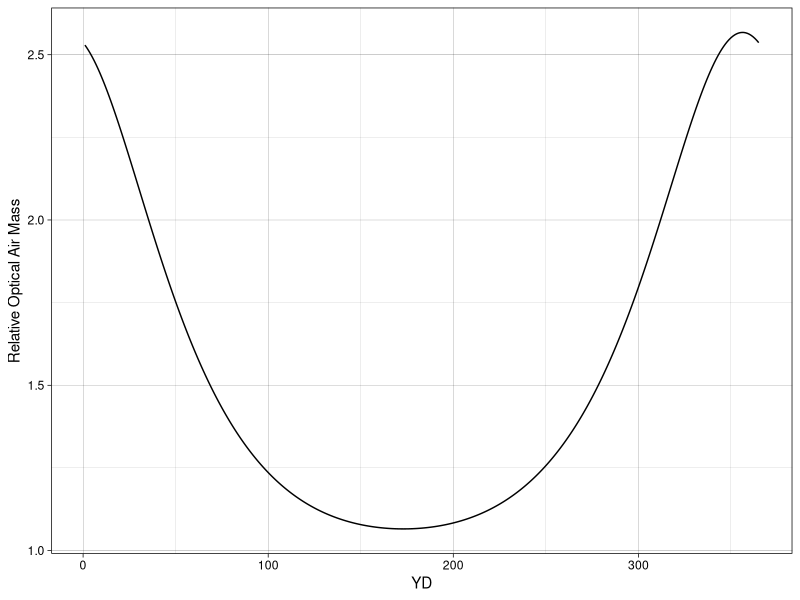
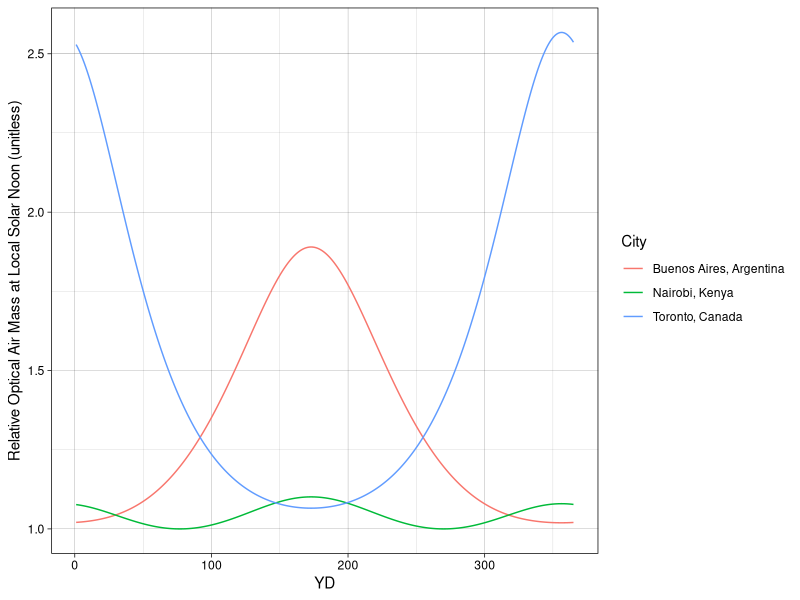

Recreate these plots in R, in order.
# Solar Radiation
# Day 2

library(ggplot2)
library(tidyr)

#####
# Lecture 4
#####

# 1. relative optical air mass at solar noon through the year

# some functions
# from previously
radToDeg <- function(r) {return(r * (180/pi))}
degToRad <- function(deg) {return(deg*(pi/180))}

getGamma <- function(yd) {return((2*pi)/365 * (yd-1))} # returned in radians!
getDelta <- function(gamma) {
  delta <- 0.006918 - 0.399912*cos(gamma) + 0.070257*sin(gamma) - 
    0.006758*cos(2*gamma) + 0.000907*sin(2*gamma) - 
    0.002697*cos(3*gamma) + 0.00148*sin(3*gamma)
  return(delta) # returned in radians!
}

getZenithMax <- function(latitude, declination) {
  # declination = delta = should already be in rads
  latitude <- degToRad(latitude) # convert lat to rads
  maxZenith <- acos(sin(latitude)*sin(declination)+cos(latitude)*cos(declination)) # skip hour angle as h=0 at local solar noon
  return(radToDeg(maxZenith)) # returns in DEGREES!
}

getRelativeOpticalAirMass <- function(Z) {
  return(1/cos(degToRad(Z)))
}

# pick some variables
latitude <- 43.65 # for Toronto
days <- seq(1,365,1)

# get the maximum zenith and corresponding relative optical air mass for each day
dailyMaxZenith <- getZenithMax(latitude, getDelta(getGamma(days)))
RelOptAirMass <- getRelativeOpticalAirMass(dailyMaxZenith)

# plotting
roamDist <- as.data.frame(cbind(days,RelOptAirMass))
ggplot(roamDist, aes(x=days, y=RelOptAirMass)) + geom_line() + theme_linedraw() +
  labs(x="YD", y="Relative Optical Air Mass")

# Let's compare a few different cities:
latitude1 <- 43.65
name1 <- "Toronto, Canada"
latitude2 <- -34.6
name2 <- "Buenos Aires, Argentina"
latitude3 <- -1.29
name3 <- "Nairobi, Kenya"

# perform the calculations and organise for plotting
days <- seq(1,365,1)
deltas <- getDelta(getGamma(days))
maxZ1 <- getZenithMax(latitude1, deltas); maxZ2 <- getZenithMax(latitude2, deltas); maxZ3 <- getZenithMax(latitude3, deltas)
roam1 <- getRelativeOpticalAirMass(maxZ1); roam2 <- getRelativeOpticalAirMass(maxZ2); roam3 <- getRelativeOpticalAirMass(maxZ3)
roamComp <- as.data.frame(cbind(days, roam1, roam2, roam3))
colnames(roamComp) <- c("Days", name1, name2, name3)
roamComp <- roamComp %>% gather("City","RelOptAirMass", -Days)

# plot
ggplot(roamComp, aes(x=Days, y=RelOptAirMass, col=City)) + geom_line() + theme_linedraw() +
  labs(x="YD", y="Relative Optical Air Mass at Local Solar Noon (unitless)")

# Q: Pick three new cities and compare them.

# Q2: The City of Murmansk, Russia, has a latitude of 68.96 degrees and approaches the arctic circle. What happens
#     to our calculation of relative optical air mass at such high latitudes?

# Q3: What if we modify our simplistic equation for ROAM here to that of Kasten (1966) to include refraction?
# Use the following function for ROAM instead:
getRelativeOpticalAirMass <- function(Z) {
  m <- 1/(cos(degToRad(Z)) + 0.15*(93.885-Z)**(-1.253))
  return(m)
}
